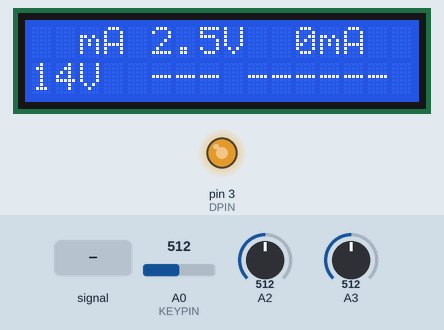
A sketch run on a simulated Arduino Uno, built with avr-gcc and run on an emulated ATmega328P. Shown: 16×2 character LCD, output pins drawn as LEDs (lit = HIGH). The inputs (shaded band) are chosen by the test bench; at power-on: A0 (KEYPIN) = 512, A3 = 512, A2 = 512.

Above: at 1.2 s.
1.3 s: A2 fed a 1000 Hz sine of ±255 counts around its level
At 2.33 s:
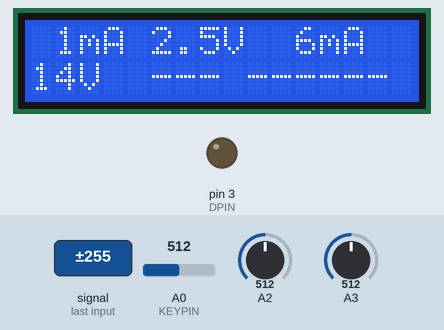
4.3 s: A0 (KEYPIN) set to 306
At 4.78 s:
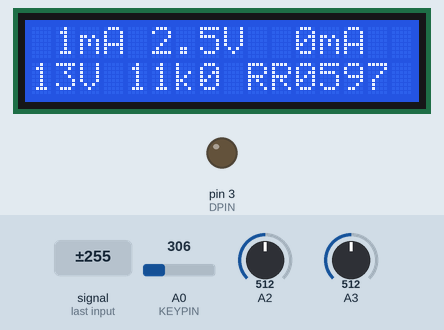
7.3 s: A3 set to 716
At 8.81 s:
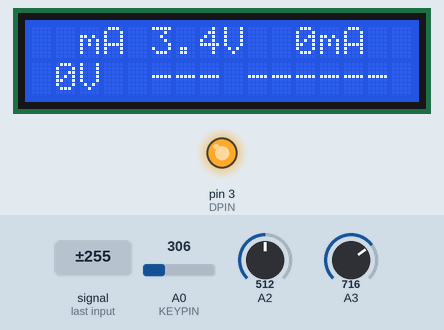
10.3 s: A3 fed a 200 Hz sine of ±255 counts around its level
At 10.75 s:
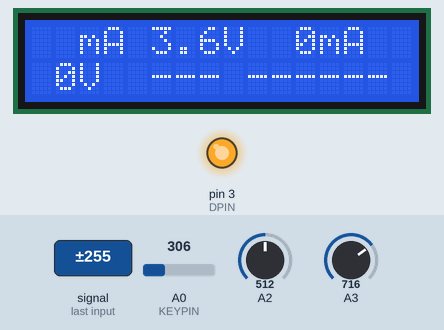
12.0 s: A2 set to 306
At 12.4 s:
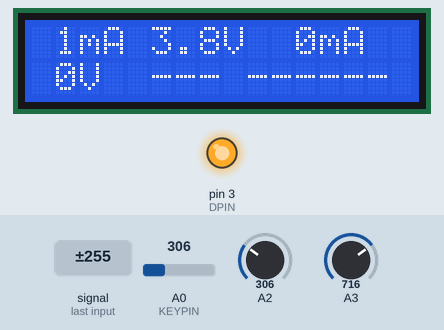
15.0 s: A0 (KEYPIN) set to 210
16.7 s: A0 (KEYPIN) set to 178
At 17.9 s:
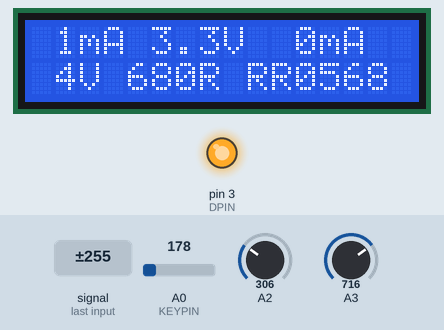
Timing chart, 0 to 19.7 s (numbered marks = the images above; inputs shaded):
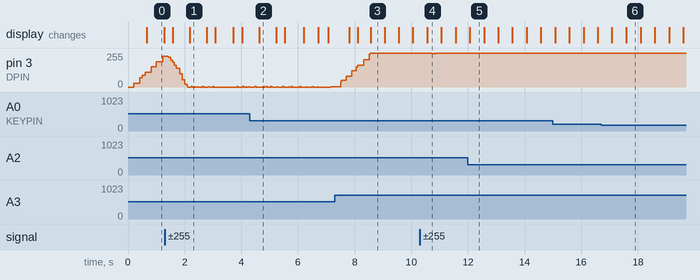

The sketch:

jaycar-led-tester.ino
```cpp
/* Arduino LED Tester
DPIN3--39R--+--10R---TESTLED---GND
            |      |         |
           470u    ATOP     ABOT
            |
           GND

 Measures LED characteristics by charging up the cap to deliver target current and find forward voltage
From target current, we can calculate R to be used with a design supply voltage and a matching part number.
*/
#include <LiquidCrystal.h>
//pin defs to suit LCD Shield
LiquidCrystal lcd(8, 9, 4, 5, 6, 7);
//lcd update interval
#define LCDINT 500
//key check interval
#define KEYINT 200
//pin for buttons
#define KEYPIN A0
//button constants
#define btnRIGHT  6
#define btnUP     5
#define btnDOWN   4
#define btnLEFT   3
#define btnSELECT 2
#define btnNONE   (-1)

//Globals for display
long itest=10;    //test current, in mA
long vset =14000;  //display voltage in mV
long vled,vrr,irr,pset;  //LED voltage, Resistor voltage, resistor current, display power
//resistors in Jaycar 1/2 W range, part nos start at RR0524 for 10R
#define RCOUNT 121
long rvals[]={10,11,12,13,15,16,18,20,22,24,27,30,33,36,39,43,47,51,56,62,68,75,82,91,100,110,120,130,150,160,180,200,220,240,270,300,330,360,390,430,470,510,560,620,680,750,820,910,1000,1100,1200,1300,1500,1600,1800,2000,2200,2400,2700,3000,3300,3600,3900,4300,4700,5100,5600,6200,6800,7500,8200,9100,10000,11000,12000,13000,15000,16000,18000,20000,22000,24000,27000,30000,33000,36000,39000,43000,47000,51000,56000,62000,68000,75000,82000,91000,100000,110000,120000,130000,150000,160000,180000,200000,220000,240000,270000,300000,330000,360000,390000,430000,470000,510000,560000,620000,680000,750000,820000,910000,1000000};
long lastlcd=0;  //time of last lcd update
long lastkey=0;  //time of last key check
int lcdflash=0;  //lcd flashing phase variable
long pdes;
long rval;      //calculated resistor value for display
long rindex;    //index of selected resistor in rvals[]
int pwmout=0;    //pwm output of current driver
int rvalid=0;    //flag if resistor value is valid
//pins for test interface
#define ATOP A2
#define ABOT A3
#define DPIN 3
#define OSAMP 16

void setup() {
lcd.begin(16, 2);        //lcd
pinMode(DPIN,OUTPUT);    //pwm pin
}

void loop() {
long atop,abot,arr;      //analog sample values
rvalid=0;                //set flag to not valid
atop=analogoversample(ATOP,OSAMP)/OSAMP;
abot=analogoversample(ABOT,OSAMP)/OSAMP;
arr=atop-abot;      //this is the analog value across the 10R sense resistor
if(arr<0){arr=0;}    //sanity check
vled=abot*5000/1023;  //5000mV=1023 => voltage across LED
vrr=arr*5000/1023;    //voltage across sense resistor
irr=vrr/10;     //led and resistor current in mA (cos it's a 10R resistor)

if(irr<itest){pwmout++;if(pwmout>255){pwmout=255;}}    //ramp up current if too low
if(irr>itest){pwmout--;if(pwmout<0){pwmout=0;}}        //ramp down if too high
if(irr>24){pwmout=pwmout-5;if(pwmout<0){pwmout=0;}}    //ramp down quick if too too high
if(irr>itest*3){pwmout=pwmout-5;if(pwmout<0){pwmout=0;}}    //ramp down quick if too too high
analogWrite(DPIN,pwmout);                              //output new PWM
rval=(vset-vled)/itest;                                //mV/mV => ohms resistance of display resistor
for(int i=0;i<RCOUNT;i++){                             //find next highest E24 value
if(rvals[i]>=rval){rindex=i;rval=rvals[rindex];i=RCOUNT+1;rvalid=1;}
}
if(abs(irr-itest)>(itest/5)+1){rvalid=0;}              //has current settled within 20%?
if(vled>vset){rvalid=0;}                               //if vled>vset, no valid resistor exists
pset=0;        //work out dissipation in ballast resistor if valid)
if(rvalid){pset=itest*itest*rval;}      //this will be in microwatts (milliamps squared)

if(millis()-lastlcd>LCDINT){      //check if display due to be updated
lastlcd=millis();
dolcd();        //update display
lcdflash=1-lcdflash;  //toggle flash variable
}
if(millis()-lastkey>KEYINT){    //check if keys due to be checked
lastkey=millis();
dobuttons();
}
delay(1);
}        //end of loop

void dolcd(){
lcd.setCursor(0,0);    //first line
//milliamps
if(lcdflash||rvalid){        //show if correct if on flashing phase
if(itest>9){lcd.write(((itest/10)%10)+'0');}else{lcd.write(' ');}    //blank tens if zero
lcd.write((itest%10)+'0');
}
else{      //blank if not
lcd.write(' ');lcd.write(' ');
}
lcd.write('m');lcd.write('A');lcd.write(' ');
//VLED
lcd.write(((vled/1000)%10)+'0');
lcd.write('.');
lcd.write(((vled/100)%10)+'0');
lcd.write('V');lcd.write(' ');

  //actual LED current
if(irr>9){lcd.write(((irr/10)%10)+'0');}else{lcd.write(' ');}    //blank tens if zero
lcd.write((irr%10)+'0');
lcd.write('m');lcd.write('A');lcd.write(' ');
if((pset>499999)&&(lcdflash)){lcd.write('P');}else{lcd.write(' ');} //flash P if power above 1/2 watt

lcd.setCursor(0,1);   //second line
//
if(vset>9999){lcd.write(((vset/10000)%10)+'0');}else{lcd.write(' ');}    //tens of vset, blank if zero
lcd.write(((vset/1000)%10)+'0');      //units of vset
lcd.write('V');lcd.write(' ');

if(rvalid){
lcdprintrval(rval);  //resistor value (4 characters)
lcd.write(' ');
lcdprintpartno(rindex);    //resistor part no (6 characters)
if(pset>499999){lcd.write('!');}else{lcd.write(' ');} //show ! if power above 1/2 watt
}else{
lcd.write(' ');
lcd.write('-');
lcd.write('-');
lcd.write('-');
lcd.write(' ');
lcd.write('-');
lcd.write('-');
lcd.write('-');
lcd.write('-');
lcd.write('-');
lcd.write('-');
lcd.write(' ');
}
}

void lcdprintpartno(int index){
//part number
lcd.write('R');
lcd.write('R');
lcd.write('0');
lcd.write((((index+524)/100)%10)+'0');      //part no's start at RR0524 for 10R
lcd.write((((index+524)/10)%10)+'0');
lcd.write((((index+524))%10)+'0');
}

void lcdprintrval(long rval){        //print a value in 10k0 format, always outputs 4 characters
long mult=1;
long modval;
if(rval>999){mult=1000;}
if(rval>999999){mult=1000000;}
modval=(10*rval)/mult;          //convert to final format, save a decimal place
if(modval>999){      //nnnM
lcd.write(((modval/1000)%10)+'0');
lcd.write(((modval/100)%10)+'0');
lcd.write(((modval/10)%10)+'0');
lcdprintmult(mult);
}else{
if(modval>99){       //nnMn
lcd.write(((modval/100)%10)+'0');
lcd.write(((modval/10)%10)+'0');
lcdprintmult(mult);
lcd.write(((modval)%10)+'0');
}else{     //_nMn
lcd.write(' ');
lcd.write(((modval/10)%10)+'0');
lcdprintmult(mult);
lcd.write(((modval)%10)+'0');
}
}
}
void lcdprintmult(long mult){      //helper function to print multiplier
switch (mult){
case 1:    lcd.print('R');break;
case 1000: lcd.print('k');break;
case 1000000:   lcd.print('M');break;
default:   lcd.print('?');break;
}
}
int read_LCD_buttons(){
int adc_key_in    = 0;
adc_key_in = analogRead(KEYPIN);      // read the value from the sensor
delay(5); //switch debounce delay. Increase this delay if incorrect switch selections are returned.
int k = (analogRead(KEYPIN) - adc_key_in); //gives the button a slight range to allow for a little contact resistance noise
if (5 < abs(k)) return btnNONE;  // double checks the keypress. If the two readings are not equal +/-k value after debounce delay, it tries again.
// my buttons when read are centered at these valies: 0, 144, 329, 504, 741
// we add approx 50 to those values and check to see if we are close
if (adc_key_in > 1000) return btnNONE; // We make this the 1st option for speed reasons since it will be the most likely result
if (adc_key_in < 50)   return btnRIGHT;
if (adc_key_in < 195)  return btnUP;
if (adc_key_in < 380)  return btnDOWN;
if (adc_key_in < 555)  return btnLEFT;
if (adc_key_in < 790)  return btnSELECT;
return btnNONE;  // when all others fail, return this...
}
void dobuttons(){      //updates variables. debounces by only sampling at intervals
int key;
key = read_LCD_buttons();
if(key==btnLEFT){itest=itest-1;if(itest<1){itest=1;}}
if(key==btnRIGHT){itest=itest+1;if(itest>20){itest=20;}}
if(key==btnUP){vset=vset+1000;if(vset>99000){vset=99000;}}
if(key==btnDOWN){vset=vset-1000;if(vset<0){vset=0;}}
}
long analogoversample(int pin,int samples){      //read pin samples times and return sum
long n=0;
for(int i=0;i<samples;i++){
n=n+analogRead(pin);
}
return n;
}
```

Measured:
- the behaviour switches between 195 and 194 on A0 (KEYPIN) (found by bisection; images 5 and 6)
- after the input at 10.3 s, the display: changes after 0.26 s (image 4)
- after the input at 12.0 s, pin 3 (DPIN): stops changing and stays 255/255
- what the display in image 0 shows lasts 0.6 s, from 0.7 s to 1.3 s
- what the display in image 3 shows lasts 0.5 s, from 8.6 s to 9.1 s
